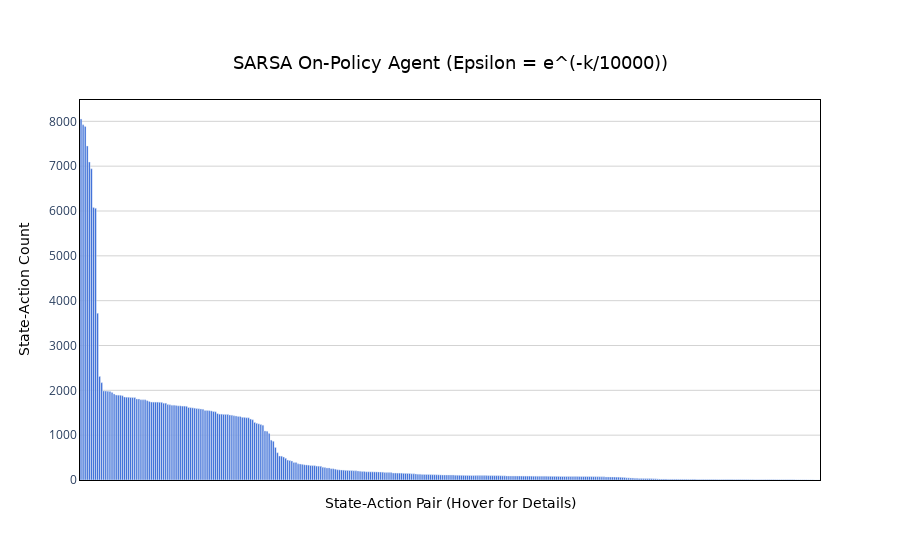

Here is the notebook cell this chart was saved with:
### Code cell
plot_state_action_counts(sarsa_agent_4.n_counter, "SARSA On-Policy Agent (Epsilon = e^(-k/10000))")

### Figure 1 — Plotly figure (JSON) as saved in the notebook; plotly's stock layout.template omitted (floating-point values rounded to 4 significant figures; data arrays with more than 128 entries replaced by an {"elided": "..."} marker saying what was removed)
{"data": [{"hoverinfo": "text", "hoverlabel": {"bgcolor": "rgba(60, 60, 60, 0.85)", "bordercolor": "rgba(60, 60, 60, 0.85)", "font": {"color": "white", "family": "DejaVu Sans, Arial, sans-serif"}}, "hovertext": {"elided": "358 str values"}, "marker": {"color": "#245cd4"}, "type": "bar", "x": {"elided": "358 str values"}, "y": {"elided": "358 int values"}}], "layout": {"plot_bgcolor": "white", "title": {"font": {"color": "black", "family": "DejaVu Sans, Arial, sans-serif", "size": 18}, "text": "SARSA On-Policy Agent (Epsilon = e^(-k/10000))", "x": 0.5, "xanchor": "center", "y": 0.9, "yanchor": "top"}, "xaxis": {"linecolor": "black", "linewidth": 1, "mirror": true, "showline": true, "tickmode": "array", "ticktext": [], "tickvals": [], "title": {"font": {"color": "black", "family": "DejaVu Sans, Arial, sans-serif", "size": 14}, "text": "State-Action Pair (Hover for Details)"}}, "yaxis": {"gridcolor": "lightgray", "gridwidth": 1, "linecolor": "black", "linewidth": 1, "mirror": true, "showgrid": true, "showline": true, "title": {"font": {"color": "black", "family": "DejaVu Sans, Arial, sans-serif", "size": 14}, "text": "State-Action Count"}}}}
